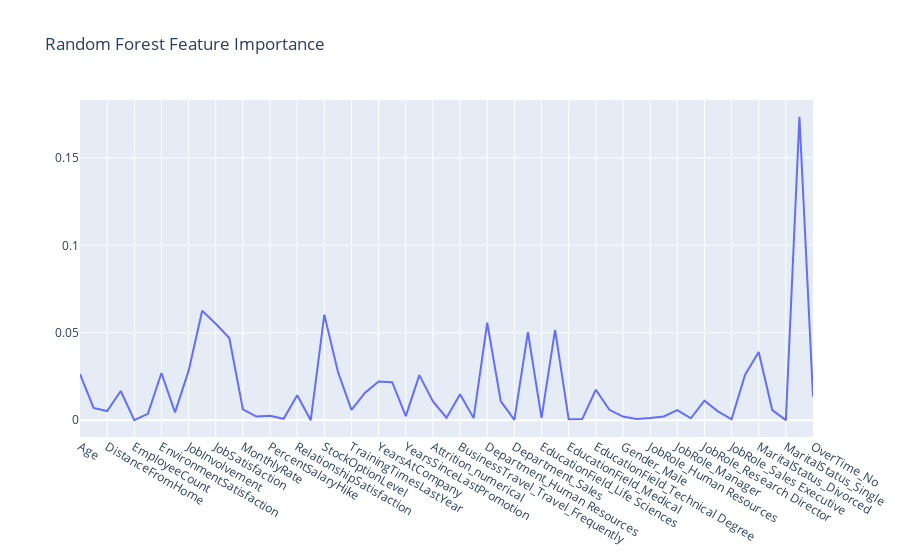

This figure's notebook cell:
### Code cell
graph = go.Scatter(x = df.columns.values, y = rf.feature_importances_)

layout= go.Layout(
    autosize= False,
    title= 'Random Forest Feature Importance',
    
    )

fig = go.Figure(data=graph, layout=layout)
py.iplot(fig,filename='scatter2010')

### Figure 1 — Plotly figure (JSON) as saved in the notebook; plotly's stock layout.template omitted (floating-point values rounded to 4 significant figures)
{"data": [{"type": "scatter", "x": ["Age", "DailyRate", "DistanceFromHome", "Education", "EmployeeCount", "EmployeeNumber", "EnvironmentSatisfaction", "HourlyRate", "JobInvolvement", "JobLevel", "JobSatisfaction", "MonthlyIncome", "MonthlyRate", "NumCompaniesWorked", "PercentSalaryHike", "PerformanceRating", "RelationshipSatisfaction", "StandardHours", "StockOptionLevel", "TotalWorkingYears", "TrainingTimesLastYear", "WorkLifeBalance", "YearsAtCompany", "YearsInCurrentRole", "YearsSinceLastPromotion", "YearsWithCurrManager", "Attrition_numerical", "BusinessTravel_Non-Travel", "BusinessTravel_Travel_Frequently", "BusinessTravel_Travel_Rarely", "Department_Human Resources", "Department_Research & Development", "Department_Sales", "EducationField_Human Resources", "EducationField_Life Sciences", "EducationField_Marketing", "EducationField_Medical", "EducationField_Other", "EducationField_Technical Degree", "Gender_Female", "Gender_Male", "JobRole_Healthcare Representative", "JobRole_Human Resources", "JobRole_Laboratory Technician", "JobRole_Manager", "JobRole_Manufacturing Director", "JobRole_Research Director", "JobRole_Research Scientist", "JobRole_Sales Executive", "JobRole_Sales Representative", "MaritalStatus_Divorced", "MaritalStatus_Married", "MaritalStatus_Single", "Over18_Y", "OverTime_No", "OverTime_Yes"], "y": [0.02631, 0.007028, 0.005224, 0.0167, 0, 0.003587, 0.02698, 0.004415, 0.02817, 0.06259, 0.05517, 0.04699, 0.006219, 0.002038, 0.002561, 0.0008004, 0.01423, 0, 0.06035, 0.0277, 0.005893, 0.01571, 0.02214, 0.02171, 0.002282, 0.02577, 0.01071, 0.001388, 0.01481, 0.001153, 0.05572, 0.01076, 0.0001163, 0.0503, 0.001292, 0.05167, 0.0005564, 0.0005915, 0.01738, 0.005904, 0.002059, 0.0006805, 0.001178, 0.00213, 0.005716, 0.00106, 0.01115, 0.005022, 0.000477, 0.02597, 0.03895, 0.005776, 0, 0.1735, 0.01346]}], "layout": {"autosize": false, "title": {"text": "Random Forest Feature Importance"}}}
